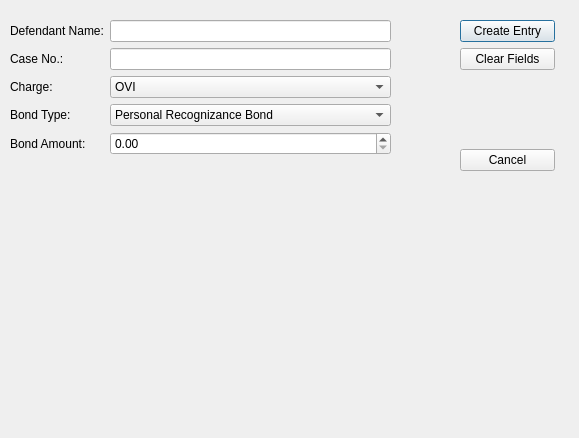
<?xml version="1.0" encoding="UTF-8"?>
<ui version="4.0">
 <class>BondSheetDialog</class>
 <widget class="QDialog" name="BondSheetDialog">
  <property name="geometry">
   <rect>
    <x>0</x>
    <y>0</y>
    <width>579</width>
    <height>438</height>
   </rect>
  </property>
  <property name="windowTitle">
   <string>Bond Sheet</string>
  </property>
  <widget class="QWidget" name="layoutWidget_2">
   <property name="geometry">
    <rect>
     <x>460</x>
     <y>20</y>
     <width>95</width>
     <height>151</height>
    </rect>
   </property>
   <layout class="QVBoxLayout" name="verticalLayout">
    <item>
     <widget class="QPushButton" name="CreateEntry_pushButton">
      <property name="text">
       <string>Create Entry</string>
      </property>
     </widget>
    </item>
    <item>
     <widget class="QPushButton" name="ClearFields_pushButton">
      <property name="text">
       <string>Clear Fields</string>
      </property>
     </widget>
    </item>
    <item>
     <spacer name="verticalSpacer">
      <property name="orientation">
       <enum>Qt::Vertical</enum>
      </property>
      <property name="sizeHint" stdset="0">
       <size>
        <width>20</width>
        <height>58</height>
       </size>
      </property>
     </spacer>
    </item>
    <item>
     <widget class="QPushButton" name="Cancel_pushButton">
      <property name="text">
       <string>Cancel</string>
      </property>
     </widget>
    </item>
   </layout>
  </widget>
  <widget class="QWidget" name="layoutWidget">
   <property name="geometry">
    <rect>
     <x>5</x>
     <y>15</y>
     <width>391</width>
     <height>251</height>
    </rect>
   </property>
   <layout class="QFormLayout" name="formLayout">
    <property name="leftMargin">
     <number>5</number>
    </property>
    <property name="topMargin">
     <number>5</number>
    </property>
    <property name="rightMargin">
     <number>5</number>
    </property>
    <property name="bottomMargin">
     <number>5</number>
    </property>
    <item row="0" column="0">
     <widget class="QLabel" name="label">
      <property name="text">
       <string>Defendant Name:</string>
      </property>
     </widget>
    </item>
    <item row="0" column="1">
     <widget class="QLineEdit" name="DefendantName_lineEdit"/>
    </item>
    <item row="1" column="0">
     <widget class="QLabel" name="label_2">
      <property name="text">
       <string>Case No.:</string>
      </property>
     </widget>
    </item>
    <item row="1" column="1">
     <widget class="QLineEdit" name="CaseNo_lineEdit"/>
    </item>
    <item row="2" column="0">
     <widget class="QLabel" name="label_3">
      <property name="text">
       <string>Charge:</string>
      </property>
     </widget>
    </item>
    <item row="3" column="0">
     <widget class="QLabel" name="label_4">
      <property name="text">
       <string>Bond Type:</string>
      </property>
     </widget>
    </item>
    <item row="4" column="0">
     <widget class="QLabel" name="label_5">
      <property name="text">
       <string>Bond Amount:</string>
      </property>
     </widget>
    </item>
    <item row="2" column="1">
     <widget class="QComboBox" name="Charge_comboBox">
      <item>
       <property name="text">
        <string>OVI</string>
       </property>
      </item>
      <item>
       <property name="text">
        <string>Driving Under Suspension</string>
       </property>
      </item>
      <item>
       <property name="text">
        <string>Menacing</string>
       </property>
      </item>
      <item>
       <property name="text">
        <string>Domestic Violence</string>
       </property>
      </item>
     </widget>
    </item>
    <item row="3" column="1">
     <widget class="QComboBox" name="BondType_comboBox">
      <item>
       <property name="text">
        <string>Personal Recognizance Bond</string>
       </property>
      </item>
      <item>
       <property name="text">
        <string>10% Bond</string>
       </property>
      </item>
      <item>
       <property name="text">
        <string>Cash or Surety Bond</string>
       </property>
      </item>
     </widget>
    </item>
    <item row="4" column="1">
     <widget class="QDoubleSpinBox" name="BondAmount_doubleSpinBox">
      <property name="maximum">
       <double>10000000.000000000000000</double>
      </property>
      <property name="singleStep">
       <double>10.000000000000000</double>
      </property>
     </widget>
    </item>
   </layout>
  </widget>
 </widget>
 <resources/>
 <connections>
  <connection>
   <sender>CreateEntry_pushButton</sender>
   <signal>clicked()</signal>
   <receiver>BondSheetDialog</receiver>
   <slot>open_doc()</slot>
   <hints>
    <hint type="sourcelabel">
     <x>481</x>
     <y>32</y>
    </hint>
    <hint type="destinationlabel">
     <x>512</x>
     <y>-6</y>
    </hint>
   </hints>
  </connection>
  <connection>
   <sender>ClearFields_pushButton</sender>
   <signal>clicked()</signal>
   <receiver>DefendantName_lineEdit</receiver>
   <slot>clear()</slot>
   <hints>
    <hint type="sourcelabel">
     <x>472</x>
     <y>76</y>
    </hint>
    <hint type="destinationlabel">
     <x>375</x>
     <y>30</y>
    </hint>
   </hints>
  </connection>
  <connection>
   <sender>ClearFields_pushButton</sender>
   <signal>clicked()</signal>
   <receiver>CaseNo_lineEdit</receiver>
   <slot>clear()</slot>
   <hints>
    <hint type="sourcelabel">
     <x>479</x>
     <y>67</y>
    </hint>
    <hint type="destinationlabel">
     <x>371</x>
     <y>59</y>
    </hint>
   </hints>
  </connection>
  <connection>
   <sender>Cancel_pushButton</sender>
   <signal>clicked()</signal>
   <receiver>BondSheetDialog</receiver>
   <slot>reject()</slot>
   <hints>
    <hint type="sourcelabel">
     <x>499</x>
     <y>157</y>
    </hint>
    <hint type="destinationlabel">
     <x>525</x>
     <y>116</y>
    </hint>
   </hints>
  </connection>
 </connections>
 <slots>
  <slot>open_doc()</slot>
 </slots>
</ui>
